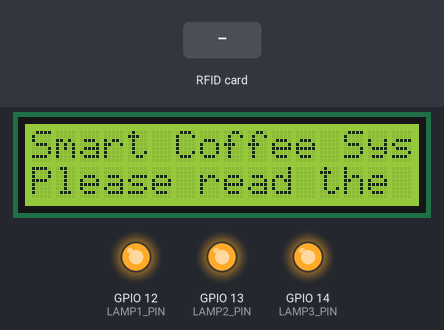
Bench run of a sketch on a simulated ESP32. On the bench: 16×2 character LCD, output pins drawn as LEDs (lit = HIGH). The inputs (shaded band) are chosen by the test bench. WiFi joins after 1.5 s; servers stay silent unless stated; uploads are accepted with an empty reply; what the sketch prints to the serial monitor is not drawn.

Above: at 3.3 s.
3.4 s: RFID card 5E 7A 19 C4 held to the reader
At 4.5 s:
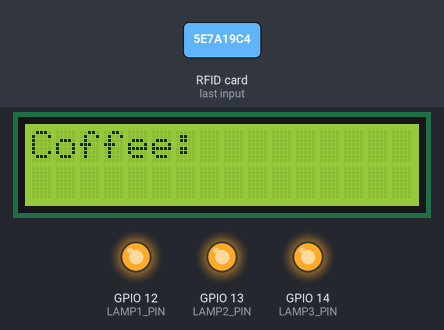
Timing chart, 0 to 6.4 s (numbered marks = the images above; inputs shaded):
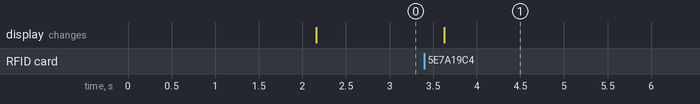

The sketch:

main.ino
```cpp
#include <Wire.h>
#include <LiquidCrystal_I2C.h>
#include <WiFi.h>
#include <HTTPClient.h>
#include <SPI.h>
#include <MFRC522.h>

#define SS_PIN 5
#define RST_PIN 2

const char* ssid = "username";
const char* password = "password";
const char* serverUrl = "http://server_ıp/get_coffee_data";

MFRC522 rfid(SS_PIN, RST_PIN);


#define LAMP1_PIN 12
#define LAMP2_PIN 13
#define LAMP3_PIN 14


LiquidCrystal_I2C lcd(0x27, 16, 2);

void connectToNetwork() {
  if(WiFi.status() == WL_CONNECTED) {
    return;
  }

  WiFi.begin(ssid, password);
  Serial.print("WiFi'ye bağlanılıyor");

  int attempts = 0;
  while (WiFi.status() != WL_CONNECTED && attempts < 20) {
    delay(1000);
    Serial.print(".");
    attempts++;
  }

  if (WiFi.status() == WL_CONNECTED) {
    Serial.println("\nConnected!");
    Serial.print("IP Adresses: ");
    Serial.println(WiFi.localIP());
  } else {
    Serial.println("\nWiFi connection failed!");
  }
}

void sendCardID(String cardID) {
  if (WiFi.status() == WL_CONNECTED) {
    HTTPClient http;

    String url = String(serverUrl) + "?card_id=" + cardID;
    http.begin(url);

    int httpResponseCode = http.GET();

    if (httpResponseCode > 0) {
      String response = http.getString();
      Serial.println("Response from Server:");
      Serial.println(response);

      lcd.clear();
      lcd.setCursor(0, 0);
      lcd.print("Coffee: ");
      lcd.setCursor(0, 1);
      lcd.print(response);

      handleLampControl(response);
    } else {
      Serial.print("Connection Error: ");
      Serial.println(httpResponseCode);
    }

    http.end();
  } else {
    Serial.println("No WiFi connection!");
  }
}

void handleLampControl(String coffeeType) {
  digitalWrite(LAMP1_PIN, HIGH);
  digitalWrite(LAMP2_PIN, HIGH);
  digitalWrite(LAMP3_PIN, HIGH);

  if (coffeeType.indexOf("Tea") >= 0) {
    digitalWrite(LAMP2_PIN, LOW);
    delay(3000);
  }
  else if (coffeeType.indexOf("Coffee") >= 0) {
    digitalWrite(LAMP1_PIN, LOW);
    delay(3000);
  }
  else if (coffeeType.indexOf("3U1") >= 0) {
    digitalWrite(LAMP3_PIN, LOW);
    delay(3000);
  }

  digitalWrite(LAMP1_PIN, HIGH);
  digitalWrite(LAMP2_PIN, HIGH);
  digitalWrite(LAMP3_PIN, HIGH);
}

void setup() {
  Serial.begin(115200);
  WiFi.mode(WIFI_STA);
  connectToNetwork();

  SPI.begin();
  rfid.PCD_Init();

  pinMode(LAMP1_PIN, OUTPUT);
  pinMode(LAMP2_PIN, OUTPUT);
  pinMode(LAMP3_PIN, OUTPUT);
  digitalWrite(LAMP1_PIN, HIGH);
  digitalWrite(LAMP2_PIN, HIGH);
  digitalWrite(LAMP3_PIN, HIGH);

  // LCD başlatma
  lcd.init();
  lcd.backlight();
  lcd.setCursor(0, 0);
  lcd.print("Smart Coffee System");
  lcd.setCursor(0, 1);
  lcd.print("Please read the card...");
}

unsigned long previousWifiCheck = 0;
const unsigned long wifiCheckInterval = 10000;

void loop() {
  if (millis() - previousWifiCheck >= wifiCheckInterval) {
    if (WiFi.status() != WL_CONNECTED) {
      connectToNetwork();
    }
    previousWifiCheck = millis();
  }

  if (!rfid.PICC_IsNewCardPresent() || !rfid.PICC_ReadCardSerial()) {
    return;
  }

  String cardID = "";
  for (byte i = 0; i < rfid.uid.size; i++) {
    cardID += String(rfid.uid.uidByte[i], HEX);
  }
  cardID.toUpperCase();

  sendCardID(cardID);

  rfid.PICC_HaltA();
  delay(3000);
}
```

Measured:
- after the input at 3.4 s, the display: changes after 0.23 s (image 1)
